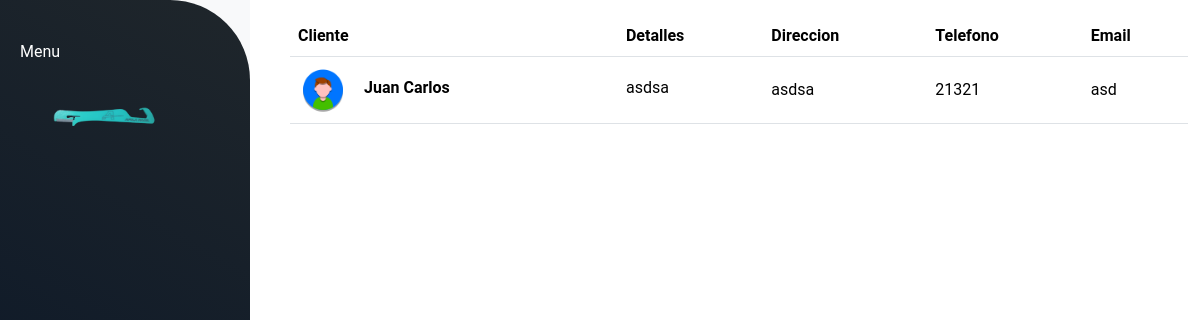
/clientes/, run on an earlier commit of the app's database.
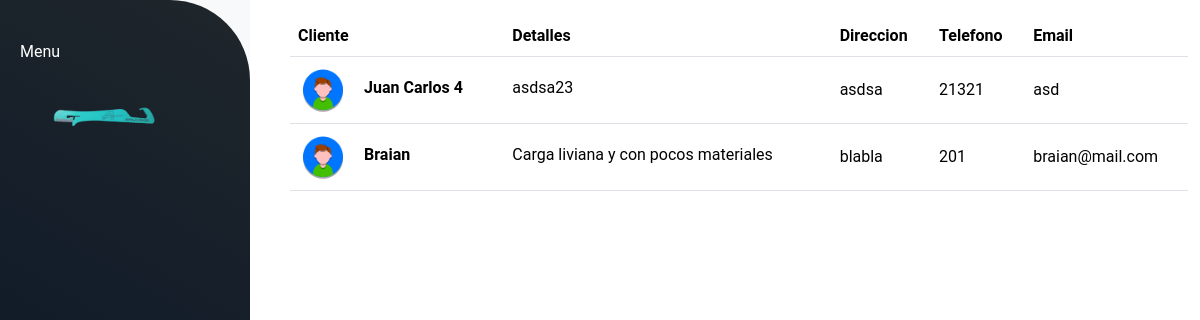
And on a later commit of the database.
### clientes/models.py (models this page shows, shortened)
class Clientes(models.Model):
    nombre = models.CharField(max_length=50)
    detalle = models.CharField(max_length=200, blank=True)
    direccion = models.CharField(max_length=100)
    telefono = models.IntegerField(null=True, blank=True)
    email = models.CharField(max_length=100)
    imagen = models.TextField(null=True, blank=True)
    def get_imagen_url(self):
        if self.imagen:
            return f"/static/img/{self.imagen}"
        else:
            return "/static/img/cliente.png"
    class Meta:
        db_table = 'clientes'
        verbose_name = "Clientes"

### clientes/views.py (the view)
# urls.py: path('clientes/', include('clientes.urls'))
def clientes(request):
    clientes = Clientes.objects.all()
    return render(request,'clientes.html',{'clientes': clientes, 'mensaje': "No hay Clientes"})

### clientes/templates/clientes.html (shortened to what this page needs)
{% extends "materias_primas/layout.html" %}
{% load static %}
{% block content %}
{% if clientes%}
<div class="container" id="altura">
    <table class="table align-middle mb-0 bg-white m-3 mb-5" >
        <thead class="bg-light">
        <tr>
            <th>Cliente</th>
            <th>Detalles</th>
            <th>Direccion</th>
            <th>Telefono</th>
            <th>Email</th>
        </tr>
        </thead>
        <tbody>
        {% for cliente in clientes %}
            <tr>
                <td>
                <div class="d-flex align-items-center" >
                    <img
                        src="{{ cliente.get_imagen_url }}"
                        alt="NO-IMG"
                        style="width: 50px; height: 50px"
                        class="rounded-circle"
                        />
                    <div class="ms-3">
                    <p class="fw-bold mb-1 ml-2">{{cliente.nombre}}</p>
                    </div>
                </div>
                </td>
                <td>
                <p class="fw-normal mb-1">{{ cliente.detalle }}</p>
                </td>
                <td>{{ cliente.direccion }}</td>
                <td>{{ cliente.telefono }}</td>
                <td>{{ cliente.email }}</td>
            </tr>
        {%endfor%}
        </tbody>
    </table>
{%else%}
    {{ mensaje }}
{%endif%}
</div>
{% endblock %}

### materias_primas/templates/materias_primas/layout.html (shortened to what this page needs)
{% load static %}
<!DOCTYPE html>
<html lang="en">
<head>
    <link rel="stylesheet" href="{% static 'style.css' %}">
    <link href="https://cdn.jsdelivr.net/npm/bootstrap@5.3.1/dist/css/bootstrap.min.css" rel="stylesheet">
</head>
<body>
    <div class="d-flex" id="wrapper">
        <div class="bg-light border-right" id="sidebar-wrapper">
            <div class="list-group list-group-flush">
                {% include "materias_primas/nav.html"%}
            </div>
        </div>
            <div class="container-fluid">
                {% block content %}
                {% endblock %}
            </div>
        </div>
</body>
</html>

### materias_primas/templates/materias_primas/nav.html (shortened to what this page needs)
{% load static %}
{% block content %}
<aside>
    <p> Menu <a href="#">
        <img src="{% static 'img/logo.jpeg' %}" height="80" alt="Logo Afila Facil" loading="lazy" />
    </a></p>
{% endblock %}

### static/style.css (style rules this page uses)
body { font-family: 'Roboto' !important; width: 100% !important; height: 100vh !important; margin: 0; }
aside { color: #fff; width: 250px; padding-left: 20px; height: 100vh; background-image: linear-gradient(30deg , #031127, #1f262b); border-top-right-radius: 80px; }
aside a { font-size: 13px; color: #fff; display: block; padding: 12px; padding-left: 30px; text-decoration: none; -webkit-tap-highlight-color:transparent; }
aside p { margin: 0; padding: 40px 0; }
#altura { max-height: 100vh !important; overflow-y: auto !important; }

What changed in the data, as far as the page shows it:
changed Clientes "asdsa": nombre "Juan Carlos" → "Juan Carlos 4"; detalle "asdsa" → "asdsa23"
added Clientes: nombre "Braian", detalle "Carga liviana y con pocos materiales", direccion "blabla", telefono "201", email "braian@mail.com"
